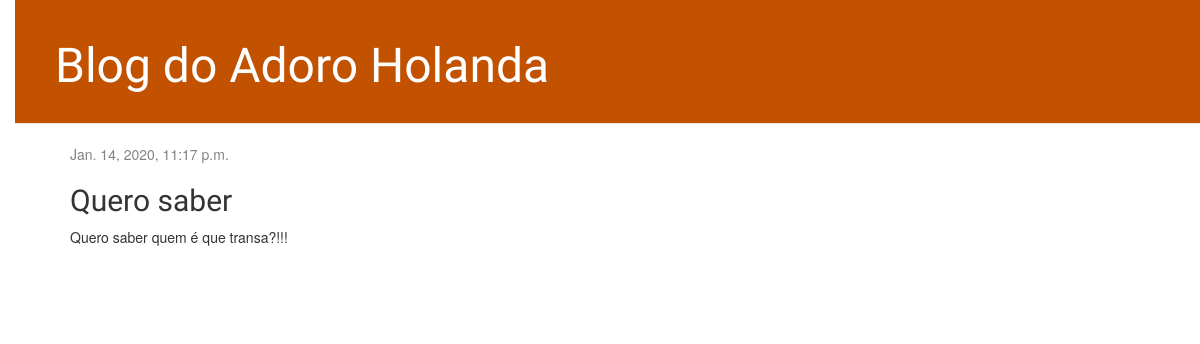
The app's page /post/1/ with its own data.
### blog/models.py (models this page shows, shortened)
class Post(models.Model):
    author = models.ForeignKey(settings.AUTH_USER_MODEL, on_delete = models.CASCADE)
    title = models.CharField(max_length=200)
    text = models.TextField()
    created_date = models.DateTimeField(default = timezone.now)
    published_date = models.DateTimeField(blank = True, null = True)

### blog/views.py (the view)
# urls.py: path('post/<int:pk>/', views.post_detail, name = 'post_detail'),
def post_detail(request, pk):
    post = get_object_or_404(Post, pk = pk)
    return render(request, 'blog/post_detail.html', {'post':post})

### blog/templates/blog/post_detail.html
{% extends 'blog/base.html' %}
{% block content %}
    <div class="post">
        {% if post.published_date %}
            <div class="date">
                {{ post.published_date }}
            </div>
        {% endif %}
        <h2>{{ post.title }}</h2>
        <p>{{ post.text|linebreaksbr }}</p>
    </div>
{% endblock %}

### blog/static/css/blog.css (style rules this page uses)
body { padding-left: 15px; }
h1, h2, h3, h4 { font-family: 'Lobster', cursive; }
.date { color: #828282; }
.post { margin-bottom: 70px; }

### records on screen
Post: published_date "Jan. 14, 2020, 11:17 p.m.", title "Quero saber", text "Quero saber quem é que transa?!!!"
